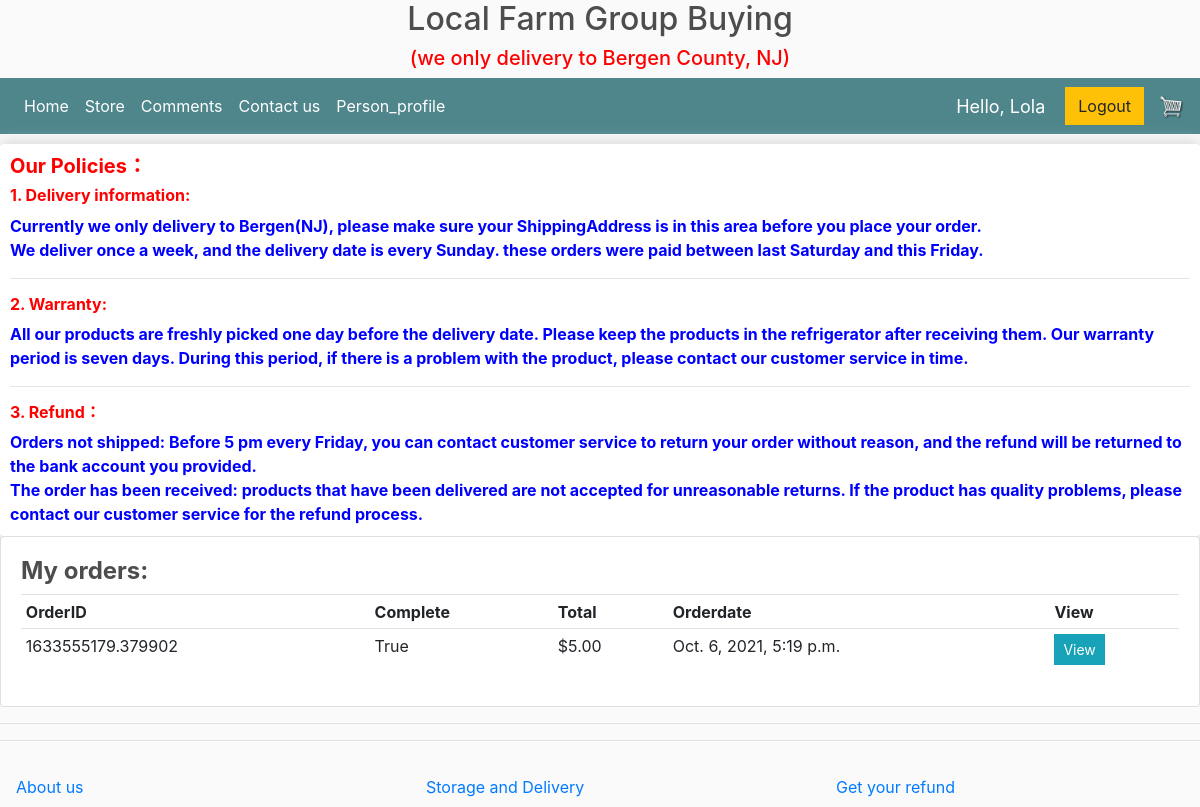
The page /customer/ (signed in) on the database its author committed.
### store/models.py (models this page shows, shortened)
class Order(models.Model):
	customer = models.ForeignKey(Customer, on_delete=models.SET_NULL, null=True, blank=True)
	date_ordered = models.DateTimeField(max_length=100, null=True)
	complete = models.BooleanField(default=False)
	transaction_id = models.CharField(max_length=100, null=True)
	delivered = models.BooleanField(default=False)
	delivered_date = models.DateField(max_length=100, null=True,blank=True)
	def __str__(self):
		return str(self.id)
	@property
	def get_cart_total(self):
		orderitems = self.orderitem_set.all()
		total = sum([item.get_total for item in orderitems])
		return total

class OrderItem(models.Model):
	product = models.ForeignKey(Product, on_delete=models.SET_NULL, null=True)
	order = models.ForeignKey(Order,  on_delete=models.SET_NULL, null=True)
	quantity = models.IntegerField(default=0, null=True, blank=True)
	@property
	def get_total(self):
		total = self.product.price * self.quantity
		return total

class Product(models.Model):
	CATEGORY = (
		('Vegetables', 'Vegetables'),
		('Fruits', 'Fruits'),
		('Eggs', 'Eggs'),
	)
	name = models.CharField(max_length=200)
	category = models.CharField(max_length=200, null=True, choices=CATEGORY)
	price = models.FloatField()
	describe = models.CharField(max_length=1000)
	image = models.ImageField(null=True, blank=True)

### store/decorators.py (the view)
		def wrapper_func(request, *args, **kwargs):
			group = None
			if request.user.groups.exists():
				group = request.user.groups.all()[0].name
			if group in allowed_roles:
				return view_func(request, *args, **kwargs)
			else:
				return HttpResponse('You are not authorized')

### store/views.py (called while the page is built)
@login_required(login_url='login')
@allowed_users(allowed_roles=['customer'])
def userPage(request):
	orders = request.user.customer.order_set.all()
	print('ORDERS:', orders)
	context = {'orders': orders}
	return render(request, 'store/customer.html', context)

### store/templates/store/customer.html
{%  extends 'store/mainin.html' %}
{% load static %}
{% block content %}
  <div class="row">
		<div class="col-lg-12">
			<div class="box-element" >
                <h5 style="color:red"><strong>Our Policies：</strong></h5>
                <h6 style="color:red"><strong>1. Delivery information: </strong></h6>
                <h7 style="color:blue"><strong>Currently we only delivery to Bergen(NJ), please make sure your ShippingAddress is in this area before you place your order.</strong></h7>
                <br>
                <h7 style="color:blue"><strong>We deliver once a week, and the delivery date is every Sunday. these orders were paid between last Saturday and this Friday.</strong></h7>
                <br>
                <hr>
                <h6 style="color:red"><strong>2. Warranty: </strong></h6>
                <h7 style="color:blue"><strong>All our products are freshly picked one day before the delivery date. Please keep the products in the refrigerator after receiving them. Our warranty period is seven days. During this period, if there is a problem with the product, please contact our customer service in time.</strong></h7>
                <hr>
                <h6 style="color:red"><strong>3. Refund：</strong></h6>
                <h7 style="color:blue"><strong>Orders not shipped: Before 5 pm every Friday, you can contact customer service to return your order without reason, and the refund will be returned to the bank account you provided.</strong></h7>
			    <br>
			    <h7 style="color:blue"><strong>The order has been received: products that have been delivered are not accepted for unreasonable returns. If the product has quality problems, please contact our customer service for the refund process.</strong></h7>
            </div>
        </div>
  </div>
<div class="row">
   <div class="col-md">
      <div class="card card-body">
          <h4><strong>My orders: </strong></h4>
         <table class="table table-sm">
            <tr>
                <th>OrderID</th>
                <th>Complete</th>
                <th>Total</th>
                <th>Orderdate</th>
                <th>View</th>
            </tr>
            {% for order in orders %}
            <tr>
                  <td>{{order.transaction_id}}</td>
                  <td>{{order.complete}}</td>
                  <td>${{order.get_cart_total|floatformat:2}}</td>
                  <td>{{order.date_ordered}}</td>
                  <td><a class="btn btn-sm btn-info" href="{% url 'order' order.id %}">View</a></td>
            </tr>
            {% endfor %}
         </table>
      </div>
   </div>
</div>
{% endblock content %}

### store/templates/store/navbarin.html (shortened to what this page needs)
{% load static %}
<nav class="navbar navbar-expand-lg navbar-dark bg-dark">
    <div class="collapse navbar-collapse" id="navbarSupportedContent">
	    <ul class="navbar-nav mr-auto">
	      <li class="nav-item active">
	        <a class="nav-link" href="{% url 'homein' %}">Home </a>
	      </li>
              <li class="nav-item active">
	        <a class="nav-link" href="{% url 'store' %}">Store</a>
			</li>
	      <li class="nav-item active">
	        <a class="nav-link" href="{% url 'commentsin' %}">Comments</a>
	      </li>
            <li class="nav-item active">
	        <a class="nav-link" href="{% url 'contactin' %}">Contact us</a>
	      </li>
			{% if request.user.is_staff %}
			 <li class="nav-item active">
	        <a class="nav-link" href="{% url 'dashboard' %}">Control Panel</a>
	      </li>
			{% else %}
			<li class="nav-item active">
	        <a class="nav-link" href="{% url 'customer_setting' %}">Person_profile</a>
	      </li>
			{% endif %}
	    </ul>
        <div class="form-inline my-2 my-lg-0">
	     	<span class="hello-msg">Hello, {{request.user}}</span>
	    </div>
	    <div class="form-inline my-2 my-lg-0">
	     	<a href="{% url 'logout' %}"class="btn btn-warning">Logout</a>
			{% if request.user.customer %}
	     	<a href="{% url 'cart' %}">
	    		<img  id="cart-icon" src="{% static 'images/cart.png' %}">
	    	</a>
			{% endif %}
	    </div>
       </div>
	 </nav>

### static/css/main.css (style rules this page uses)
body { background-color: hsl(0, 0%, 98%); }
h1,h2,h3,h4,h5,h6 { color:hsl(0, 0%, 30%); }
.box-element { box-shadow:hsl(0, 0%, 80%) 0 0 16px; background-color: #fff; border-radius: 4px; padding: 10px; }
.bg-dark { background-color: #4f868c!important; }
#cart-icon { width:25px; display: inline-block; margin-left: 15px; }
.col-lg-4, .col-lg-6, .col-lg-8, .col-lg-12 { margin-top: 10px; }
.btn { border-radius: 0; }

### store/templates/store/navbarin.html (style rules this page uses)
.hello-msg { font-size: 18px; color: #fff; margin-right: 20px; }

### rows shown on the page
Order: transaction_id "1633555179.379902", complete "True", get_cart_total "5.00", date_ordered "Oct. 6, 2021, 5:19 p.m."

### other values the page prints
{{ request.user }} "Lola"
